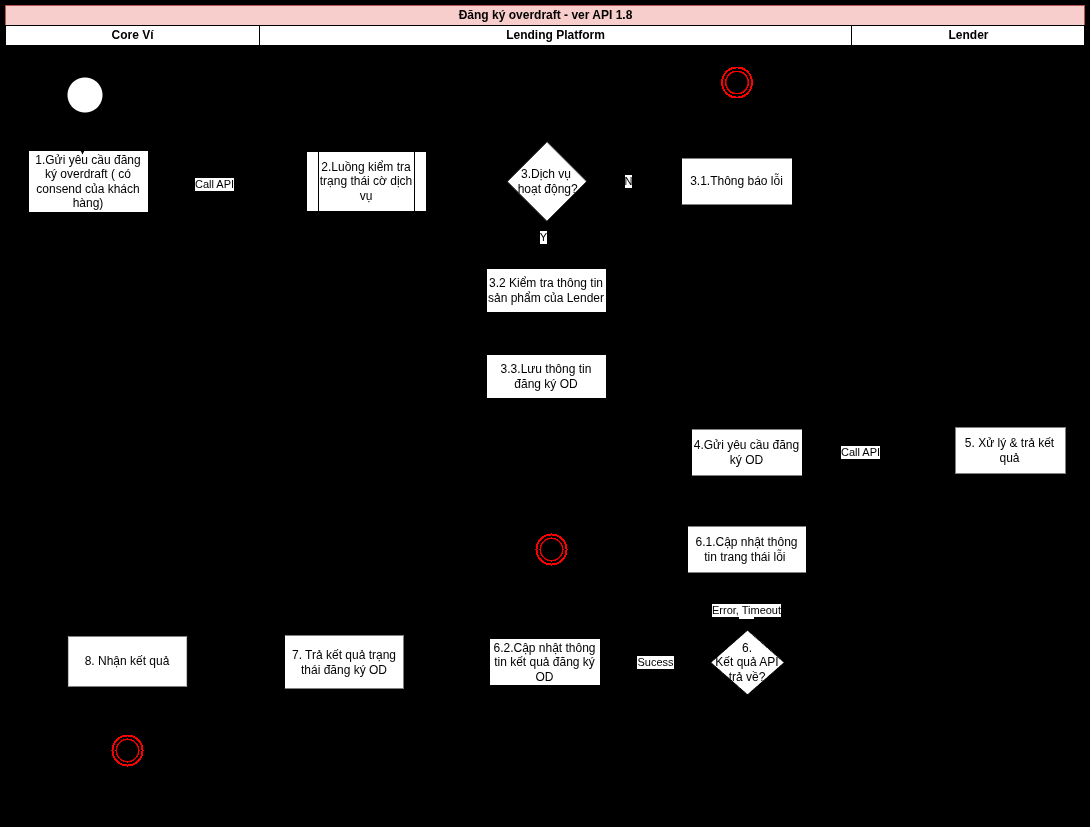
#> input picture images/1.png, 1090 x 827 px; its folder holds only this picture in this run
$ python -i playground_ui.py   (imports and definitions only)
#> lines starting #> are read from the running program, lines starting #| are printed output that depends on the picture; after the words box and inside, x2 and y2 are one past the last pixel; in counts of white or black regions, pixels touching at a corner belong together
#!/usr/bin/env python3
"""
Image to UML Converter Playground UI

A Streamlit-based web interface for converting diagram images to UML syntax
with image cropping capabilities.
"""

import streamlit as st
import os
import tempfile
from pathlib import Path
from PIL import Image, ImageDraw, ImageFilter
import numpy as np
from typing import Tuple, Optional, List, Dict
import base64
import io

# Try to import OpenCV, but make it optional
try:
    import cv2
    OPENCV_AVAILABLE = True
except ImportError:
    OPENCV_AVAILABLE = False
    st.warning("⚠️ OpenCV not available. Auto-detect regions feature will use simplified edge detection.")

from image_to_uml_converter import ImageToUMLConverter

# Page configuration
# [6 lines not run here, left out]

class ImageCropper:
    """Handles image cropping functionality."""

    # [24 lines left out: functions crop_image, split_image_grid, not called in this run]

    @staticmethod
    def detect_content_regions(image: Image.Image, min_area: int = 1000) -> List[Tuple[int, int, int, int]]:
        """Detect content regions using edge detection."""
        if OPENCV_AVAILABLE:
            return ImageCropper._detect_regions_opencv(image, min_area)
        else:
            return ImageCropper._detect_regions_pil(image, min_area)

    @staticmethod
    def _detect_regions_opencv(image: Image.Image, min_area: int) -> List[Tuple[int, int, int, int]]:
        """OpenCV-based region detection."""
#> called with min_area = 1000
        # Convert PIL to OpenCV format
        img_array = np.array(image)
        if len(img_array.shape) == 3:
            gray = cv2.cvtColor(img_array, cv2.COLOR_RGB2GRAY)
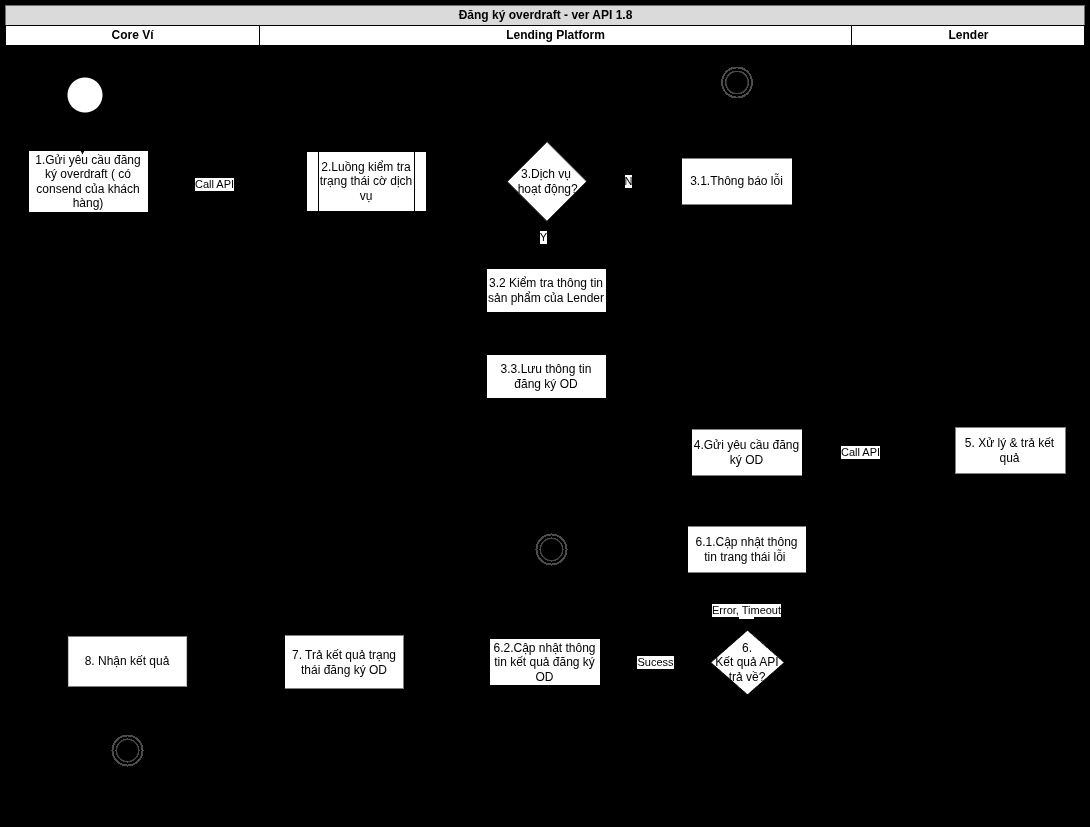
#> gray: shape (827, 1090); min 0, max 255, mean 29.1
        else:
            gray = img_array

        # Edge detection
        edges = cv2.Canny(gray, 50, 150)
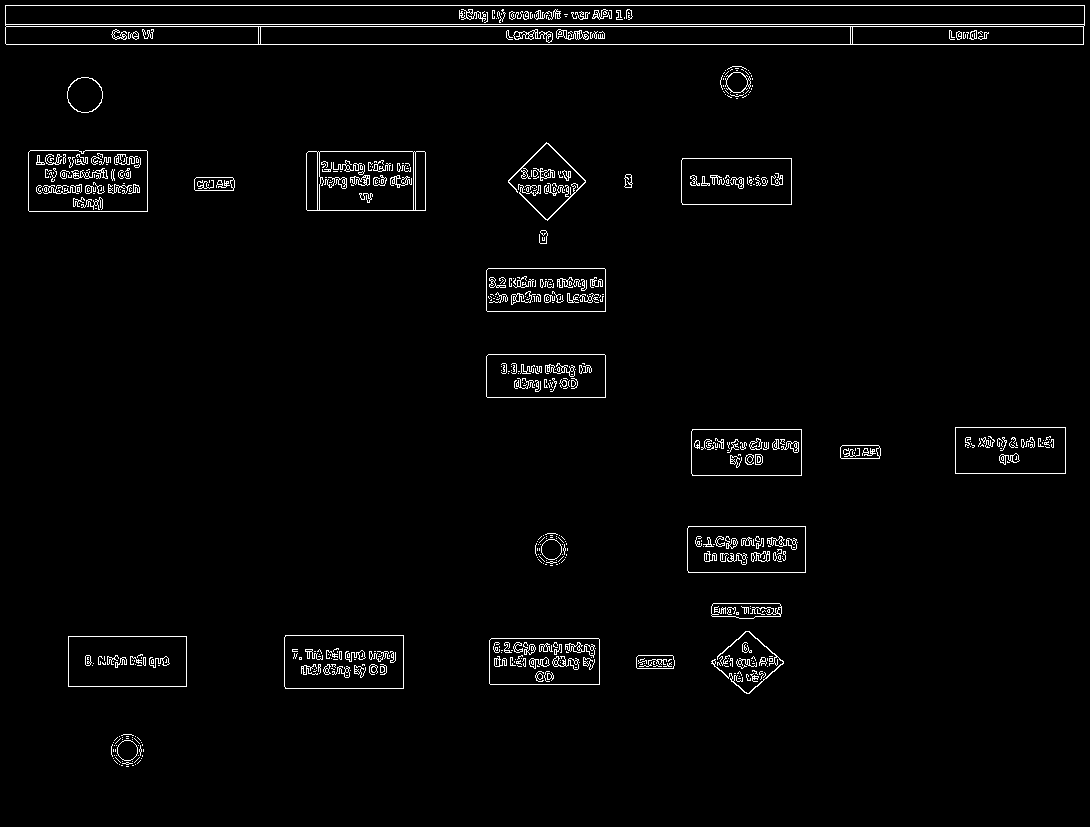
#> edges: shape (827, 1090); 2.3% white in thin lines or dots

        # Find contours
        contours, _ = cv2.findContours(edges, cv2.RETR_EXTERNAL, cv2.CHAIN_APPROX_SIMPLE)
#> contours = 185 contours, 155 with area under 20; largest, box (x1, y1, x2, y2) and area: (5, 5, 1085, 45) 42061, (28, 150, 148, 212) 7247, (306, 151, 426, 211) 7014, (284, 635, 404, 689) 6304, (68, 636, 187, 687) 5900

        regions = []
        for contour in contours:
            x, y, w, h = cv2.boundingRect(contour)
            if w * h > min_area:  # Filter small regions
                regions.append((x, y, x + w, y + h))
#> this loop made 185 passes
#> (x, y, w, h) on passes 4 to 6: (135, 764, 1, 1), (119, 764, 1, 1), (122, 762, 11, 3)
#> after the loop, regions = 16 items, first 6: (489, 638, 600, 685), (68, 636, 187, 687), (284, 635, 404, 689), (711, 631, 784, 694), (711, 603, 782, 619), (687, 526, 806, 573)

        return regions

    # [491 lines left out: functions _detect_regions_pil, save_temp_image, display_image_with_crops, combine_uml_with_llm, create_horizontal_results_view, main, not called in this run]

# [2 lines not run here, left out]

>>> import cv2
>>> picture = cv2.cvtColor(cv2.imread('images/1.png'), cv2.COLOR_BGR2RGB)
>>> result = ImageCropper().detect_content_regions(picture)
#> result has the same summary as regions in _detect_regions_opencv

$ run again, on images/2.png
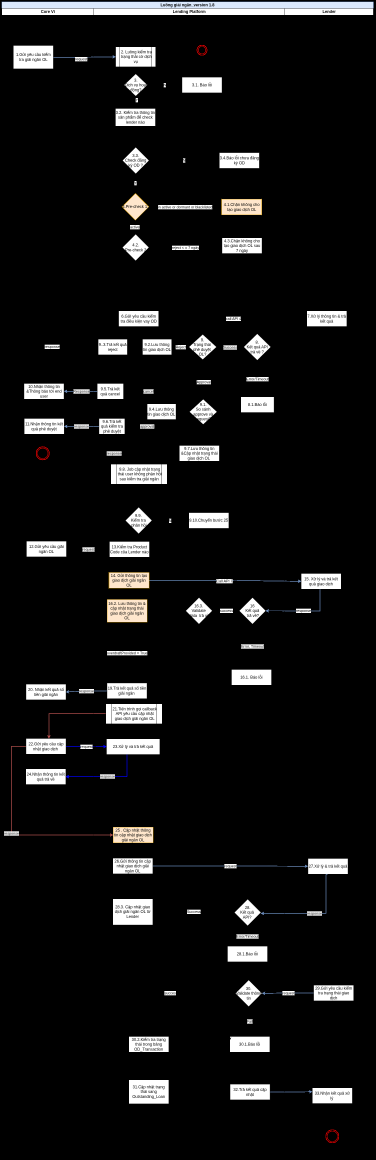
#> input picture images/2.png, 1126 x 3478 px (shown at 1/3 size)
#> in _detect_regions_opencv, `edges = cv2.Canny(gray, 50, 150)`:
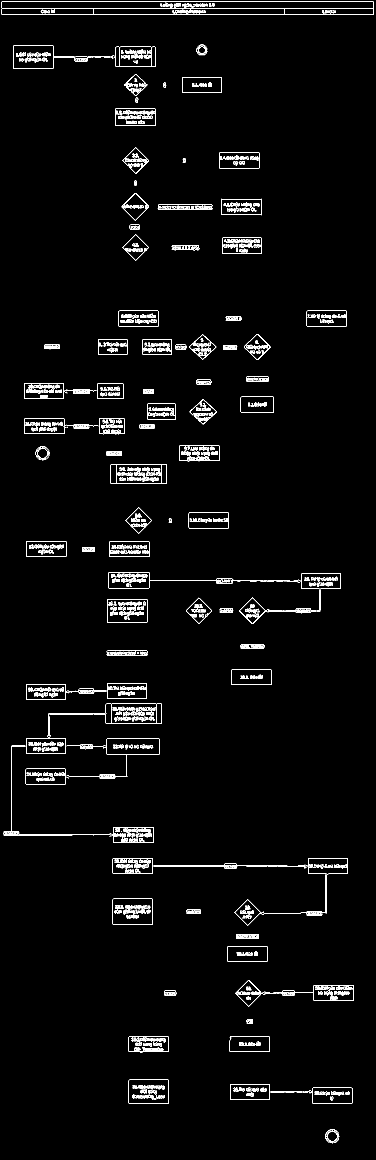
#> edges: shape (3478, 1126) (shown at 1/3 size); 2% white in thin lines or dots
#> contours = 557 contours, 419 with area under 20; largest, box (x1, y1, x2, y2) and area: (5, 5, 1121, 25) 21185, (5, 26, 1120, 45) 20051, (332, 1392, 501, 1452) 9905, (317, 2111, 486, 2171) 9903, (338, 2696, 458, 2775) 9278
#> the loop in _detect_regions_opencv, `for contour in contours:` made 557 passes
#> (x, y, w, h) on passes 6, 8, 13: (1005, 3417, 11, 11), (979, 3414, 3, 5), (979, 3399, 3, 5)
#> after the loop in _detect_regions_opencv, `for contour in contours:`: regions = 77 items, first 6: (981, 3393, 1016, 3428), (976, 3388, 1016, 3428), (937, 3263, 1057, 3310), (690, 3252, 811, 3299), (386, 3239, 506, 3311), (689, 3109, 809, 3156)
#> result has the same summary as regions in _detect_regions_opencv

$ run again, on images/4.png
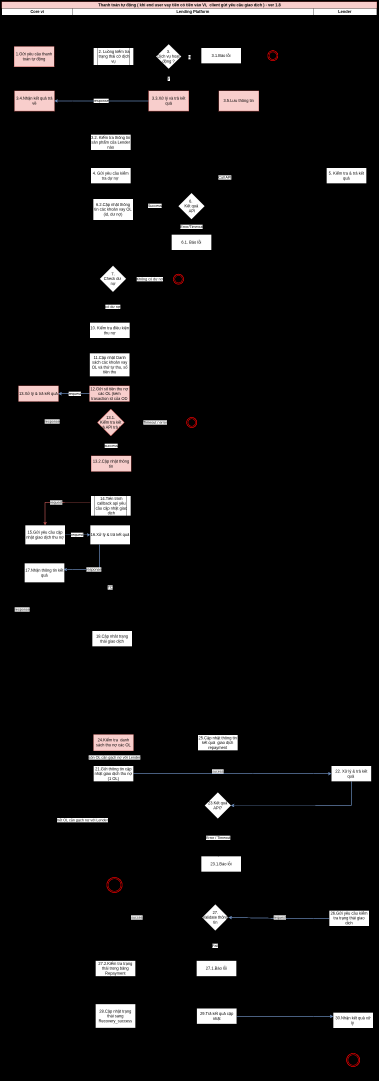
#> input picture images/4.png, 1137 x 3241 px (shown at 1/3 size)
#> in _detect_regions_opencv, `edges = cv2.Canny(gray, 50, 150)`:
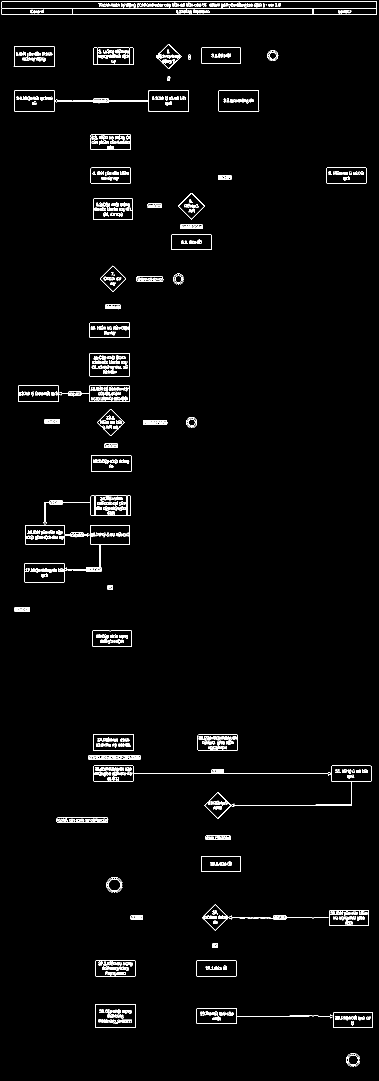
#> edges: shape (3241, 1137) (shown at 1/3 size); 1.5% white in thin lines or dots
#> contours = 380 contours, 312 with area under 20; largest, box (x1, y1, x2, y2) and area: (5, 5, 1131, 45) 43855, (286, 3012, 406, 3084) 8446, (172, 271, 567, 334) 8214, (269, 1059, 389, 1129) 8208, (279, 596, 399, 660) 7494
#> the loop in _detect_regions_opencv, `for contour in contours:` made 380 passes
#> (x, y, w, h) on passes 4 to 6: (1068, 3198, 1, 1), (1050, 3198, 1, 1), (1070, 3197, 1, 1)
#> after the loop in _detect_regions_opencv, `for contour in contours:`: regions = 50 items, first 6: (1043, 3165, 1078, 3195), (999, 3037, 1119, 3084), (590, 3025, 711, 3072), (286, 3012, 406, 3084), (589, 2882, 709, 2929), (286, 2882, 406, 2929)
#> result has the same summary as regions in _detect_regions_opencv
